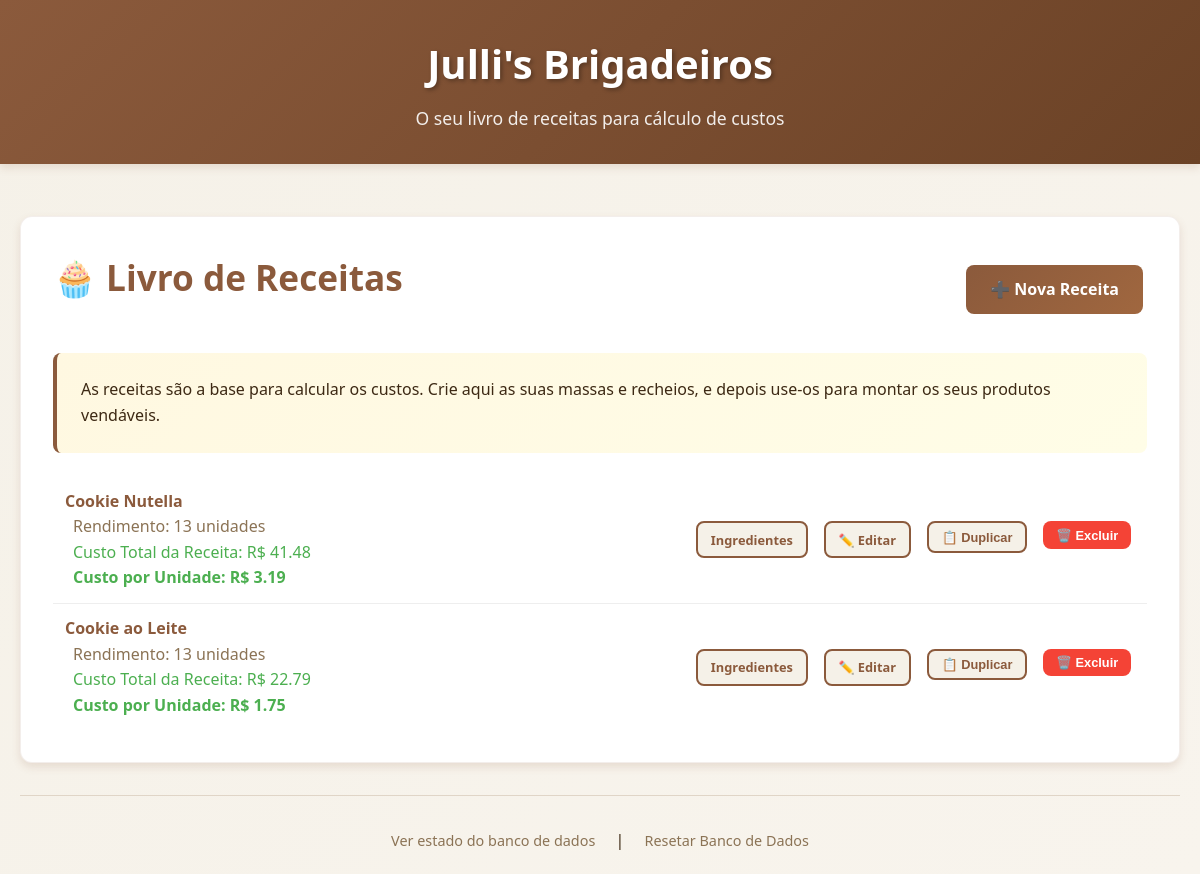
The app's page /receitas, older data.
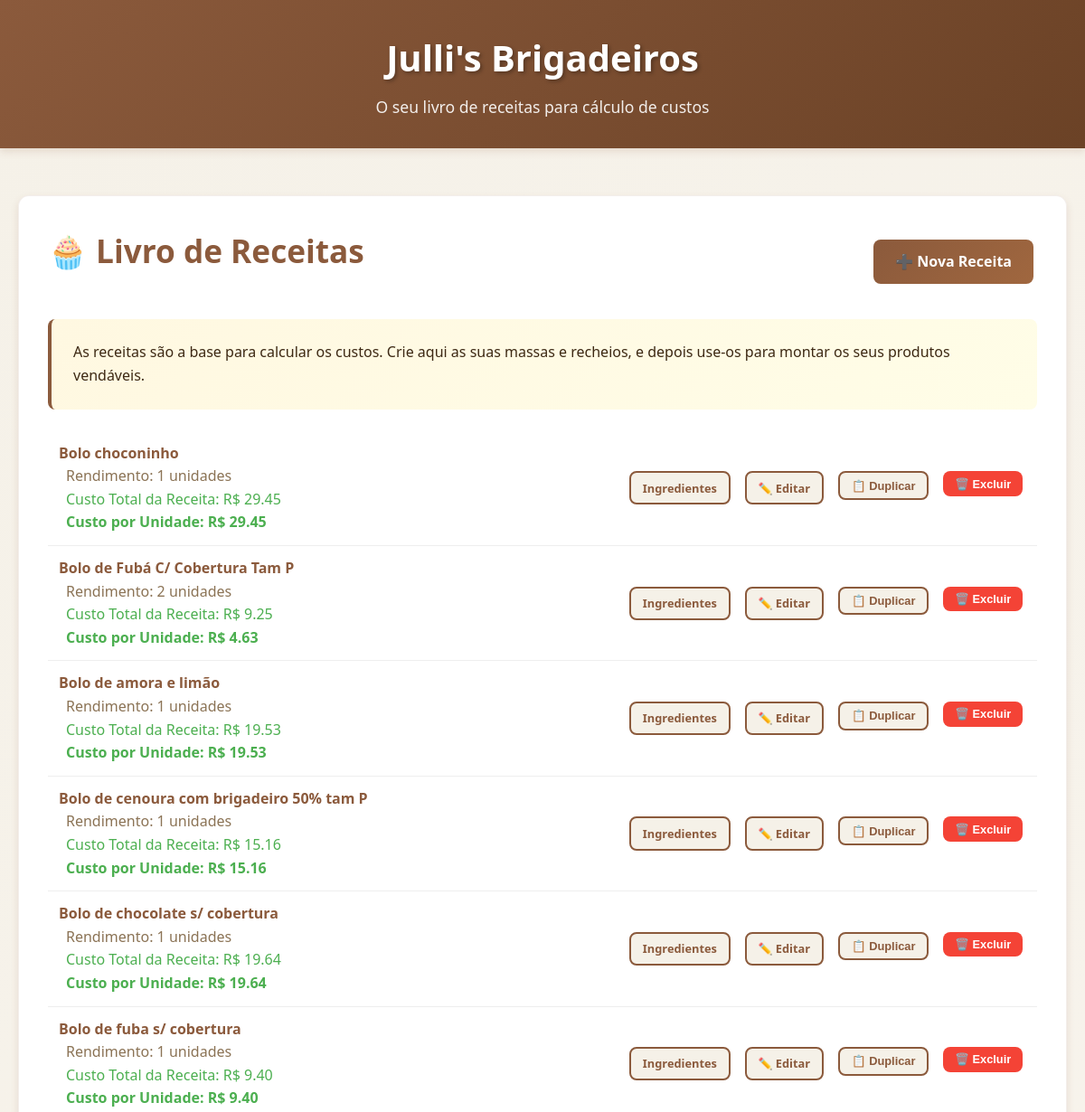
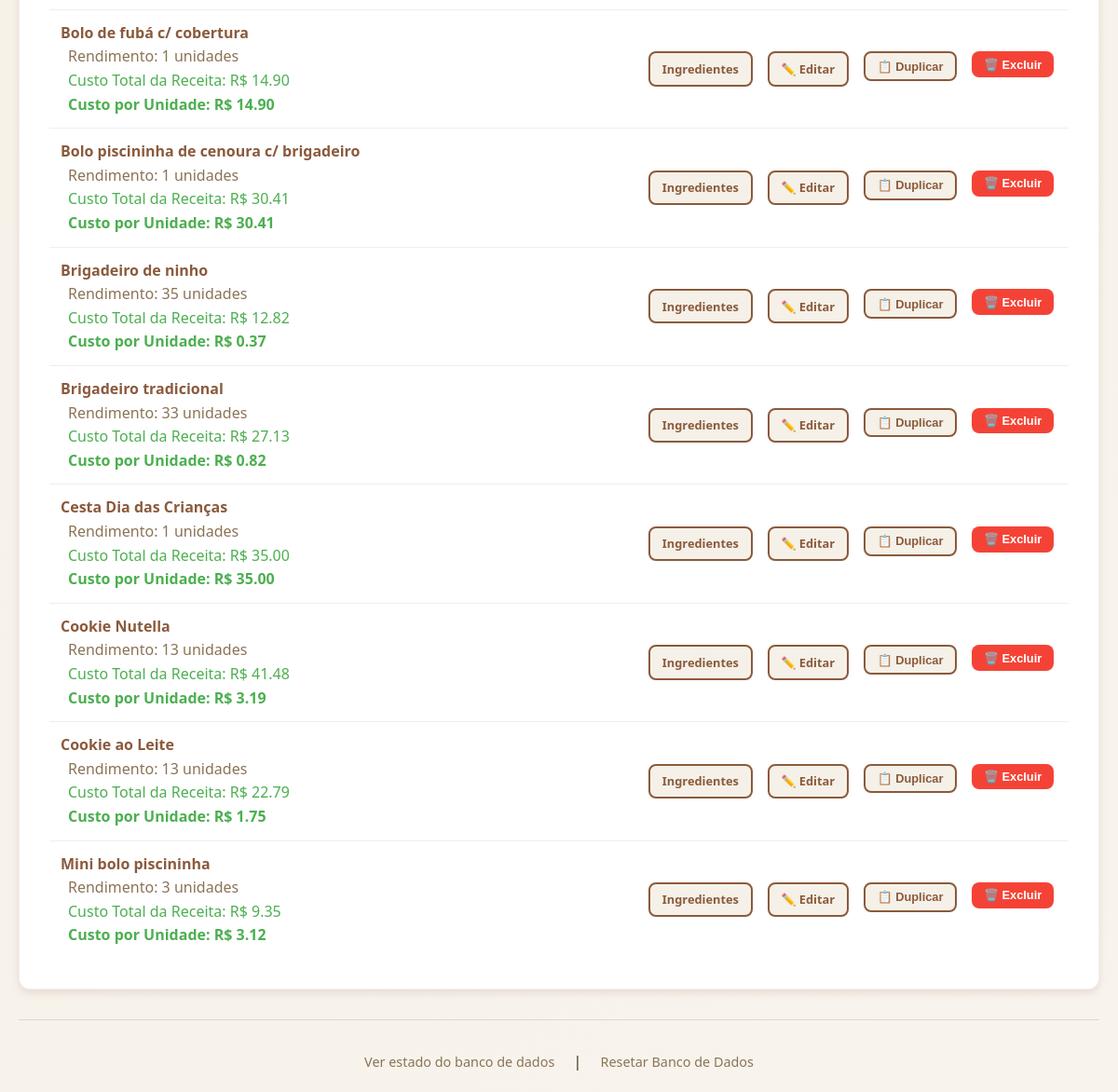
The same page, newer data (2 pictures, top to bottom).
### tables this page shows
CREATE TABLE receitas (
            id INTEGER PRIMARY KEY AUTOINCREMENT, nome TEXT UNIQUE NOT NULL, descricao TEXT,
            rendimento INTEGER NOT NULL DEFAULT 1 );

### main.py (the view)
@app.route("/receitas")
def gerir_receitas():
    receitas = get_receitas()
    return render_template('gerir_receitas.html', receitas=receitas)

### main.py (called while the page is built)
def get_db():
    db = getattr(g, '_database', None)
    if db is None:
        db = g._database = sqlite3.connect(DATABASE)
        db.row_factory = sqlite3.Row
    return db

@app.teardown_appcontext
def close_connection(exception):
    db = getattr(g, '_database', None)
    if db is not None:
        db.close()

def get_receitas():
    cursor = get_db().cursor()
    cursor.execute("SELECT * FROM receitas ORDER BY nome")
    return cursor.fetchall()

def get_ingredientes_receita(receita_id):
    cursor = get_db().cursor()
    cursor.execute(
        '''
        SELECT ri.id, i.nome, ri.quantidade, ri.unidade, i.densidade,
               i.preco_embalagem, i.quant_embalagem,
               i.id as ingrediente_id
        FROM receita_ingredientes ri
        JOIN ingredientes i ON ri.ingrediente_id = i.id
        WHERE ri.receita_id = ?
        ''', (receita_id,))
    return cursor.fetchall()

def calcular_custo_ingrediente(preco_embalagem, quant_embalagem, qtd_convertida_gramas):
    if quant_embalagem > 0:
        return (preco_embalagem / quant_embalagem) * qtd_convertida_gramas
    return 0

### Templates/gerir_receitas.html (shortened to what this page needs)
{% extends "base.html" %}
{% block subtitle %}
O seu livro de receitas para cálculo de custos
{% endblock %}
{% block content %}
<div class="card">
    <div style="display: flex; justify-content: space-between; align-items: center; flex-wrap: wrap; gap: 1rem;">
        <h1>🧁 Livro de Receitas</h1>
        <a href="{{ url_for('criar_receita') }}" class="btn btn-primary">➕ Nova Receita</a>
    </div>
    <div class="tip" style="border-left-color: var(--primary-brown);">
        As receitas são a base para calcular os custos. Crie aqui as suas massas e recheios, e depois use-os para montar os seus produtos vendáveis.
    </div>
    {% if receitas %}
    <ul class="item-list">
        {% for receita in receitas %}
        <li class="item-list-item">
            <div class="item-info">
                <span class="item-name">{{ receita['nome'] }}</span>
                <div class="item-details">Rendimento: {{ receita['rendimento'] }} unidades</div>
                <div class="item-details" style="color: var(--success-green);">Custo Total da Receita: R$ {{ "%.2f"|format(calcular_custo_total_receita(receita['id'])) }}</div>
                <div class="item-details" style="color: var(--success-green); font-weight: bold;">Custo por Unidade: R$ {{ "%.2f"|format(calcular_custo_total_receita(receita['id']) / receita['rendimento']) }}</div>
            </div>
            <div class="item-actions">
                <a href="{{ url_for('adicionar_ingredientes', receita_id=receita['id']) }}" class="btn btn-small btn-secondary">Ingredientes</a>
                <a href="{{ url_for('editar_receita', receita_id=receita['id']) }}" class="btn btn-small btn-secondary">✏️ Editar</a>
                <form action="{{ url_for('duplicar_receita', receita_id=receita['id']) }}" method="POST" style="display: inline;">
                    <button type
="submit" class="btn btn-small btn-secondary" title="Duplicar">
                        📋 Duplicar
                    </button>
                </form>
                <form action="{{ url_for('excluir_receita', receita_id=receita['id']) }}" method="POST" style="display: inline;">
                    <button type="submit" class="btn btn-small btn-danger" ...>🗑️ Excluir</button>
                </form>
            </div>
        </li>
        {% endfor %}
    </ul>
    {% else %}
    <div class="empty-state">
        <p>Nenhuma receita cadastrada. Crie a sua primeira base de custo!</p>
    </div>
    {% endif %}
</div>
{% endblock %}

Row changes from the older to the newer data that the page shows:
added receitas: nome "Bolo choconinho", rendimento "1", calcular_custo_total_receita "29.45", rendimento "29.45"
added receitas: nome "Bolo de Fubá C/ Cobertura Tam P", rendimento "2", calcular_custo_total_receita "9.25", rendimento "4.63"
added receitas: nome "Bolo de amora e limão", rendimento "1", calcular_custo_total_receita "19.53", rendimento "19.53"
added receitas: nome "Bolo de cenoura com brigadeiro 50% tam P", rendimento "1", calcular_custo_total_receita "15.16", rendimento "15.16"
added receitas: nome "Bolo de chocolate s/ cobertura", rendimento "1", calcular_custo_total_receita "19.64", rendimento "19.64"
added receitas: nome "Bolo de fuba s/ cobertura", rendimento "1", calcular_custo_total_receita "9.40", rendimento "9.40"
added receitas: nome "Bolo de fubá c/ cobertura", rendimento "1", calcular_custo_total_receita "14.90", rendimento "14.90"
added receitas: nome "Bolo piscininha de cenoura c/ brigadeiro", rendimento "1", calcular_custo_total_receita "30.41", rendimento "30.41"
added receitas: nome "Brigadeiro de ninho", rendimento "35", id "12.82", rendimento "0.37"
added receitas: nome "Brigadeiro tradicional", rendimento "33", calcular_custo_total_receita "27.13", rendimento "0.82"
added receitas: nome "Cesta Dia das Crianças", rendimento "1", calcular_custo_total_receita "35.00", rendimento "35.00"
added receitas: nome "Mini bolo piscininha", rendimento "3", calcular_custo_total_receita "9.35", id+rendimento "3.12"
